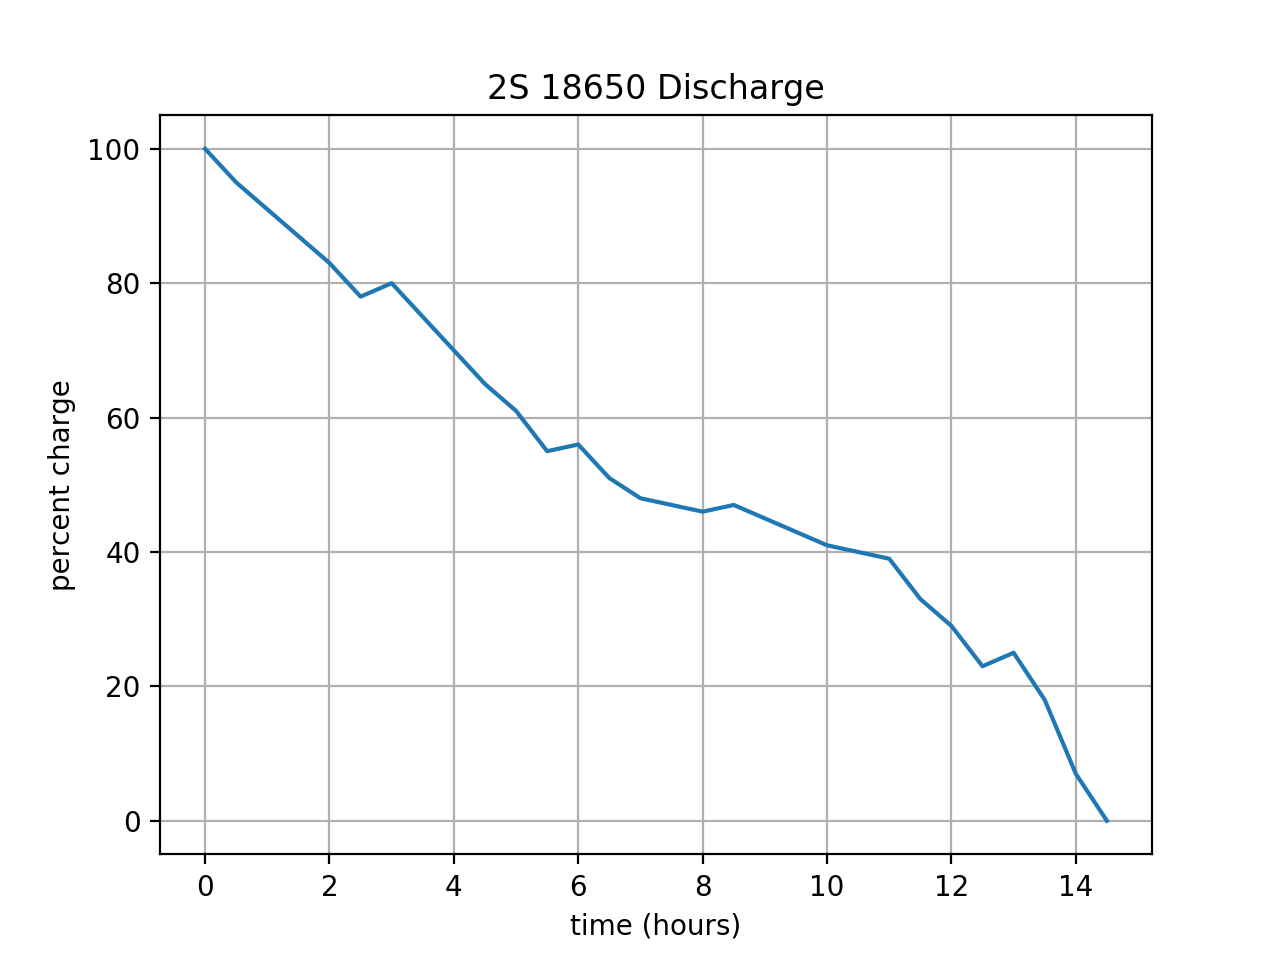

This figure's Python source:
"""
Plot the discharge.dat data.
"""

#import matplotlib as mpl
import matplotlib.pyplot as plt

DataFile = 'discharge.dat'

# read in raw data
x_data = []
y_data = []
time = 0
with open(DataFile, 'r') as f:
    for line in f:
        (date, hour, percent) = line.strip().split(',')
#        print((date, hour, percent))
        percent = int(percent)
        x_data.append(time)
        time += 0.5
        y_data.append(percent)

# plot data

# example data
fig, ax = plt.subplots()
ax.plot(x_data, y_data)
plt.xlabel('time (hours)')
plt.ylabel('percent charge')
ax.set_title('2S 18650 Discharge')
ax.grid(True)
plt.show()
